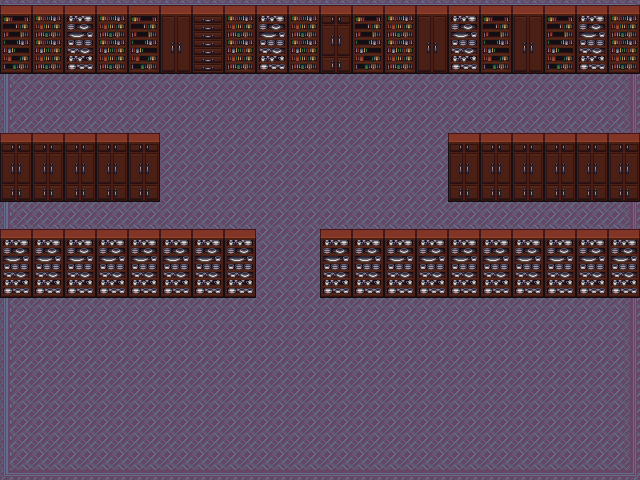

This game map was drawn from its Tiled (.tmx) file and the tilesets committed beside it. A one-line description and the trimmed map source follow:
An orthogonal 20x15 tile map with 32x32 px tiles, 2 tile layers (floor, obj), 2 tilesets.

<map version="1.0" orientation="orthogonal" renderorder="right-down" width="20" height="15" tilewidth="32" tileheight="32" nextobjectid="1">
 <tileset firstgid="1" name="cabinets" tilewidth="32" tileheight="32">
  <image source="cabinets.png" width="192" height="416" />
 </tileset>
 <tileset firstgid="79" name="castlefloors" tilewidth="32" tileheight="32">
  <image source="castlefloors.png" width="320" height="320" />
 </tileset>
 <layer name="floor" width="20" height="15">
  <data>[300 cells, 300 non-empty, 9 distinct tile ids]</data>
 </layer>
 <layer name="obj" width="20" height="15">
  <data>[300 cells, 147 non-empty, 18 distinct tile ids]</data>
 </layer>
</map>
